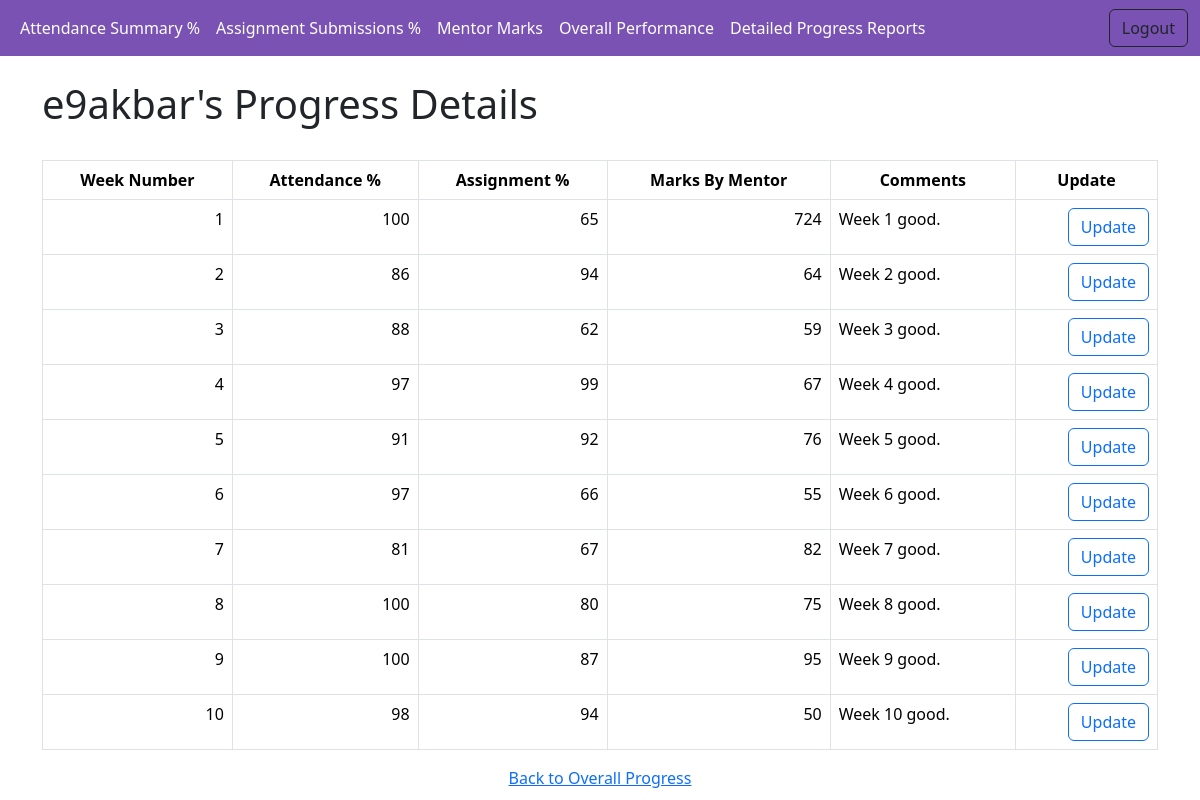
Screenshot of /student_detail/e9akbar/ (signed in) with the database file from the repository.
### progress_app/models.py (models this page shows)
class ProgressReport(models.Model):
    user = models.ForeignKey(User, on_delete=models.CASCADE)
    week_number = models.PositiveIntegerField()
    attendance = models.PositiveIntegerField()
    assignment = models.PositiveIntegerField()
    marks = models.PositiveIntegerField()
    comments = models.TextField()

### progress_app/views.py (the view)
class StudentDetailView(LoginRequiredMixin, DetailView):
    model = User
    template_name = "progress_app/student_detail.html"
    context_object_name = "user"
    def get_object(self, queryset=None):
        username = self.kwargs.get("username", None)
        users = User.objects.filter(username=username)
        if not users.exists():
            raise Http404("User not found")
        return users.first()
    def get_context_data(self, **kwargs):
        context = super().get_context_data(**kwargs)
        context["progress_reports"] = ProgressReport.objects.filter(user=self.object)
        return context

### progress_app/templates/progress_app/student_detail.html
{% extends 'progress_app/base.html' %}
{% block content %}
  <div class="container mt-4">
    <h1>{{ user }}'s Progress Details</h1>
    <br />
    <table class="table table-bordered">
      <thead class="thead-dark">
        <tr>
          <th class="text-center" scope="col">Week Number</th>
          <th class="text-center" scope="col">Attendance %</th>
          <th class="text-center" scope="col">Assignment %</th>
          <th class="text-center" scope="col">Marks By Mentor</th>
          <th class="text-center" scope="col">Comments</th>
          <th class="text-center" scope="col">Update</th>
        </tr>
      </thead>
      <tbody>
        {% for progress_report in progress_reports %}
          <tr>
            <td class="text-end">{{ progress_report.week_number }}</td>
            <td class="text-end">{{ progress_report.attendance }}</td>
            <td class="text-end">{{ progress_report.assignment }}</td>
            <td class="text-end">{{ progress_report.marks }}</td>
            <td >{{ progress_report.comments }}</td>
            <td class="text-end">
              <a href="{% url 'progress_app:update_progress_report' progress_report.pk %}" class="btn btn-outline-primary">Update</a>
            </td>
          </tr>
        {% endfor %}
      </tbody>
    </table>
  </div>
  <div class="d-flex" style="justify-content: center;">
    <a class="back-button" href="{% url 'progress_app:overall_progress' %}">Back to Overall Progress</a>
  </div>
{% endblock %}

### rows the page displays
ProgressReport: week_number "1", attendance "100", assignment "65", marks "724", comments "Week 1 good."
ProgressReport: week_number "2", attendance "86", assignment "94", marks "64", comments "Week 2 good."
ProgressReport: week_number "3", attendance "88", assignment "62", marks "59", comments "Week 3 good."
ProgressReport: week_number "4", attendance "97", assignment "99", marks "67", comments "Week 4 good."
ProgressReport: week_number "5", attendance "91", assignment "92", marks "76", comments "Week 5 good."
ProgressReport: week_number "6", attendance "97", assignment "66", marks "55", comments "Week 6 good."
ProgressReport: week_number "7", attendance "81", assignment "67", marks "82", comments "Week 7 good."
ProgressReport: week_number "8", attendance "100", assignment "80", marks "75", comments "Week 8 good."
ProgressReport: week_number "9", attendance "100", assignment "87", marks "95", comments "Week 9 good."
ProgressReport: week_number "10", attendance "98", assignment "94", marks "50", comments "Week 10 good."

### other values shown
{{ user }} "e9akbar"
